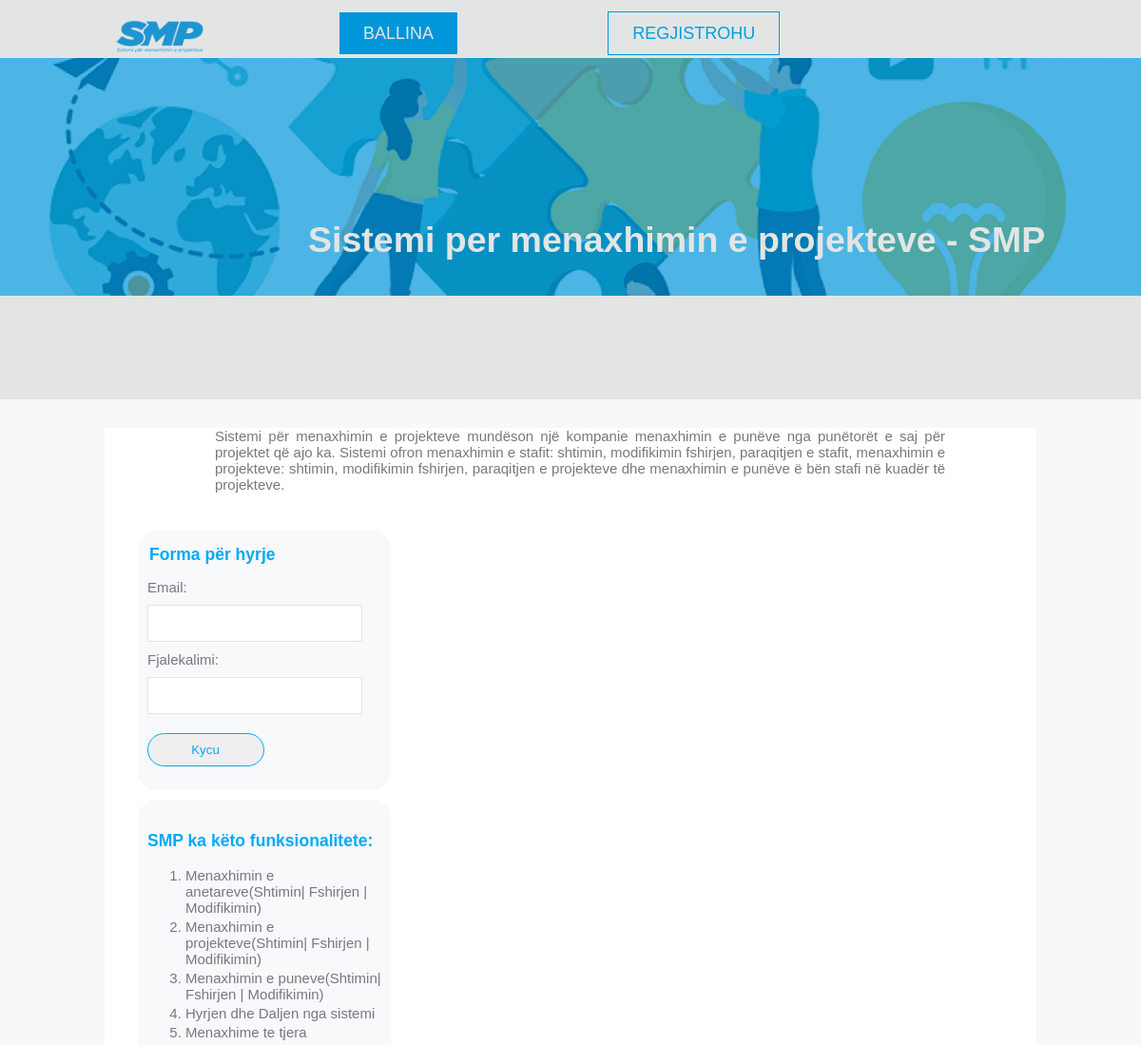
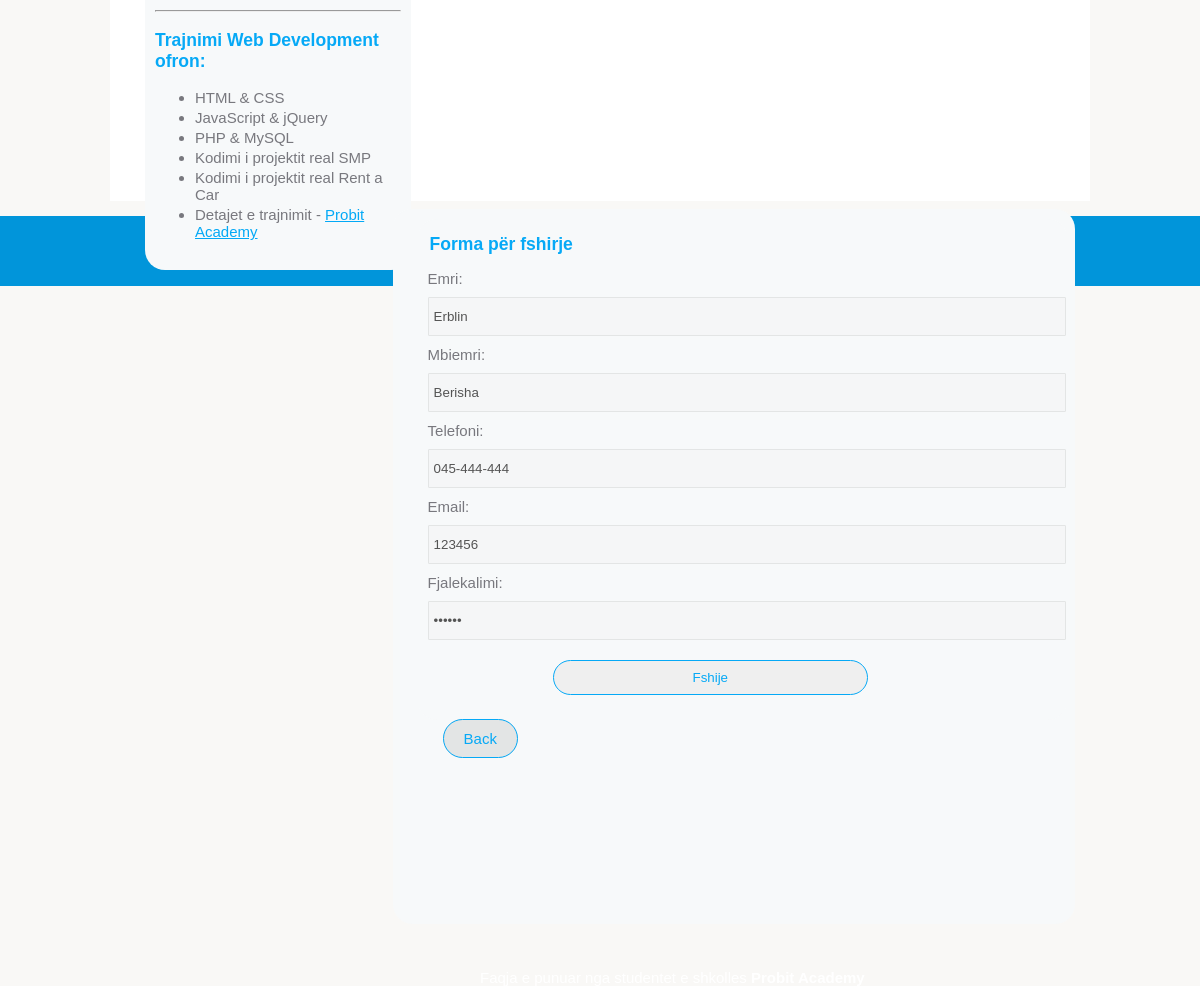
The page /fshijanetar.php?aid=12 on the database its author committed (2 pictures, top to bottom).
### tables this page shows
CREATE TABLE `antaret` (
  `antariid` int(11) NOT NULL,
  `emri` varchar(50) NOT NULL,
  `mbiemri` varchar(50) NOT NULL,
  `datalindjes` date DEFAULT NULL,
  `nrpersonal` bigint(20) DEFAULT NULL,
  `telefoni` varchar(20) DEFAULT NULL,
  `email` varchar(30) DEFAULT NULL,
  `fjalekalimi` varchar(30) DEFAULT NULL,
  `roli` bit(1) DEFAULT NULL
);

### inc/functions.php (called while the page is built, shortened)
<?php
    $dbConn = "";
    function merrAntarId($aid)
    {
        global $dbConn;
        $sql = "SELECT antariid, emri, mbiemri, telefoni, email, fjalekalimi FROM antaret WHERE antariid = $aid" ;
        return $antari = mysqli_query($dbConn, $sql);
    }
?>

### fshijanetar.php (the view, shortened to what this page needs)
<?php include'inc/header.php'; ?>
    <main class="container page">
        <article class="maininfo">
            <p>
                Sistemi për menaxhimin e projekteve mundëson një kompanie menaxhimin e punëve
                nga punëtorët e saj për projektet që ajo ka.
                Sistemi ofron menaxhimin e stafit: shtimin, modifikimin fshirjen, paraqitjen e stafit,
                menaxhimin e projekteve: shtimin, modifikimin fshirjen, paraqitjen e projekteve dhe menaxhimin e
                punëve ë bën stafi në kuadër të projekteve.
            </p>
        </article>
        <?php include'inc/sidebar.php'; ?>
        <section id="content" class="box">
        <?php
                if(isset($_GET['aid']))
                {
                    $aid=$_GET['aid'];
                    $antari = merrAntarId($aid);
                    if($antari)
                    {
                        $antari = mysqli_fetch_assoc($antari);
                        $emri = $antari['emri'];
                        $mbiemri = $antari['mbiemri'];
                        $telefoni = $antari['telefoni'];
                        $email = $antari['email'];
                        $fjalekalimi = $antari['fjalekalimi'];
                    }
                }
        ?>
                <form id="antari" action="" class="box" method="post">
                <legend>Forma për fshirje</legend>
                <label>Emri: </label>
                <input type="text" name="emri" id="emri" disabled
                    value = "<?php if(!empty($emri)) echo $emri ?>">
                <label>Mbiemri: </label>
                <input type="text" name="mbiemri" id="mbiemri" disabled
                    value = "<?php if(!empty($mbiemri)) echo $mbiemri ?>">
                <label>Telefoni: </label>
                <input type="text" name="telefoni" id="telefoni" disabled
                    value = "<?php if(!empty($telefoni)) echo $telefoni ?>">
                <label>Email: </label>
                <input type="email" name="email" id="email" disabled
                    value = "<?php if(!empty($email)) echo $fjalekalimi ?>">
                <label>Fjalekalimi: </label>
                <input type="password" name="fjalekalimi" id="fjalekalimi" disabled
                    value = "<?php if(!empty($fjalekalimi)) echo $fjalekalimi ?>">
                <input type="submit" name="fshije" id="fshije" value="Fshije">
            </form>
            <div>
                <a class="addMembers" href="antaret.php">Back</a>
            </div>
        </section>
    </main>
    <?php  include'inc/footer.php';?>

### SMPStyle.css (style rules this page uses)
body { font-family: 'Trebuchet MS', 'Lucida Sans Unicode', 'Lucida Grande', 'Lucida Sans', Arial, sans-serif; font-size: 15px; color: #78787e; background-color: #f9f8f6; margin: 0; padding: 0; }
.container { width: 80%; margin: 0 auto; }
.page { height: 850px; padding-left: 20px; background-color: #fff; }
.maininfo { width: 80%; margin: 30px auto; text-align: justify; }
#content { float: right; width: 69%; height: 700px; padding-top: 0px; }
.box { width: 95%; height: auto; background-color: #f7f9fa; margin: 10px 15px; padding: 15px 10px; border-radius: 20px; }
#login legend, #antari legend, #projekte legend, #projektDel legend { color: #06a9f6; text-align: left; width: 90%; font-size: 1.17em; font-weight: bold; margin-bottom: 15px; }
#login input[type="email"], #login input[type="password"], #login input[type="submit"], #antari input[type="email"], #antari input[type="password"], #antari input[type="submit"], #antari input[type="text"], #projekte input[type="submit"], #projekte input[type="text"], #projekte input[type="date"], #projekte textarea, #projekte select { width: 88%; height: 35px; border-radius: 1px; padding-left: 5px; border: 1px solid #e3e5e5; margin: 10px 0px; }
#projekte input[type="email"],#projekte input[type="password"],#projekte input[type="submit"], #projekte input[type="text"],#projekte select,#projekte textarea,#projekte input[type="date"], #antari input[type="email"], #antari input[type="password"], #antari input[type="submit"], #antari input[type="text"] { width: 100%; }
#login label,#antari label,#projekte label { height: 35px; width: 100%; text-align: left; }
#login input[type="submit"],#antari input[type='submit'],#projekte input[type="submit"] { width: 50%; margin-top: 10px; color: #06a9f6; border-radius: 30px; border: 1px solid #06a9f6; padding-top: 0px; }
#antari input[type='submit'],#projekte input[type="submit"] { margin-left: 20%; }
.addMembers { border: 1px solid #06a9f6; padding: 10px 20px; margin-left: 40px; background-color: #e3e5e5; color: #06a9f6; text-decoration: none; border-radius: 40px; }
.addMembers:link { color: #06a9f6; }
.box { width: 95%; height: auto; background-color: #f7f9fa; margin: 10px 15px; padding: 15px 10px; }

### rows shown on the page
antaret: emri "Erblin", mbiemri "Berisha", telefoni "045-444-444", email "123456"
